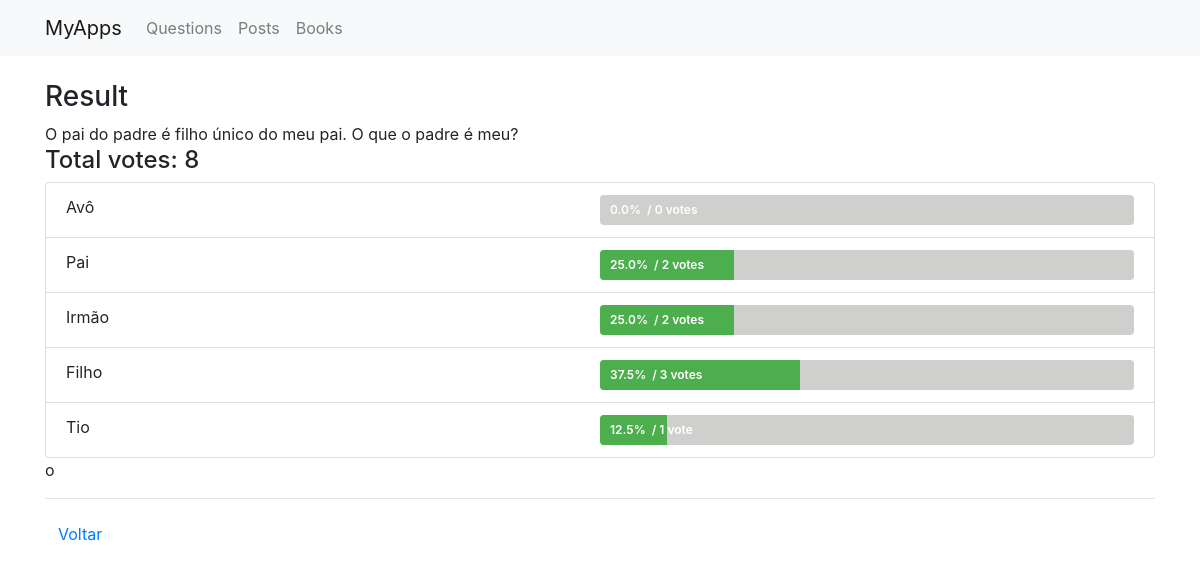
/questions/question/1/result, run on the app's committed database.
### pools/models.py (models this page shows, shortened)
class Question(models.Model):
    question_text =  models.CharField(max_length=200)
    closed =  models.BooleanField(default=False)
    pub_date = models.DateField(null=True)
    def __str__(self):
        return self.question_text
    def result(self):
        total =  (self.choice_set.aggregate(models.Sum('votes')))["votes__sum"]
        choices =  self.choice_set.all()
        for choice in choices:
            choice.percentual = round(choice.votes / total * 100, 2)
        return {
                "total": total,
                "choices": choices
            }

class Choice(models.Model):
    question = models.ForeignKey(Question, on_delete=models.SET_NULL, null=True)
    choice_text =  models.CharField(max_length=100)
    votes =  models.IntegerField(default=0)
    def __str__(self):
        return self.choice_text

### pools/views.py (the view)
# urls.py: path('question/<int:question_id>/result', result, name='result'),
def result(request, question_id):
    question = Question.objects.get(id=question_id)
    return render(request, 'result.html', {"question": question})

### pools/templates/result.html (shortened to what this page needs)
{% extends "base.html" %}
{% block body %}
<div class="panel panel-primary">
    <h3>Result</h3>
    <div class="panel-body">
        {%if question %}
        {{question}}
        <h4>Total votes: {{question.result.total}}</h4>
        <div class="list-group">
            {% for choice in question.result.choices %}
            <a class="list-group-item list-group-item-action">
                {{choice}}
                <div class="progress base-progress">
                    <div class="progress-bar myprogress" role="progressbar" aria-valuenow="{{choice.percentual}}"
                         aria-valuemin="0" aria-valuemax="100"><span class="progress-text">{{choice.percentual}}% &nbsp;/ {{choice.votes}}
                        vote{{choice.votes|pluralize}}</span>
                    </div>
                </div>
            </a>
            {% endfor %}o
        </div>
        {% endif %}
    </div>
    <hr>
    <a href="{% url 'questions' %}" class="btn">Voltar</a>
</div>
{% endblock %}

### pools/static/styles/main.css (style rules this page uses)
.base-progress { width: 50%; float: right; height: 30px !important; background-color: rgba(16, 18, 7, 0.2) !important; }
.myprogress { width: 0%; -webkit-transition: width 1s linear; transition: width 1s linear; background: #4cae4c !important; text-align: left !important; }
.progress-text { padding-left: 10px; font-weight: 600; }

### data on the page
Question: question_text "O pai do padre é filho único do meu pai. O que o padre é meu?", result.total "8"
Choice: choice_text "Avô", percentual "0.0", votes "0"
Choice: choice_text "Pai", percentual "25.0", votes "2"
Choice: choice_text "Irmão", percentual "25.0", votes "2"
Choice: choice_text "Filho", percentual "37.5", votes "3"
Choice: choice_text "Tio", percentual "12.5", votes "1"
